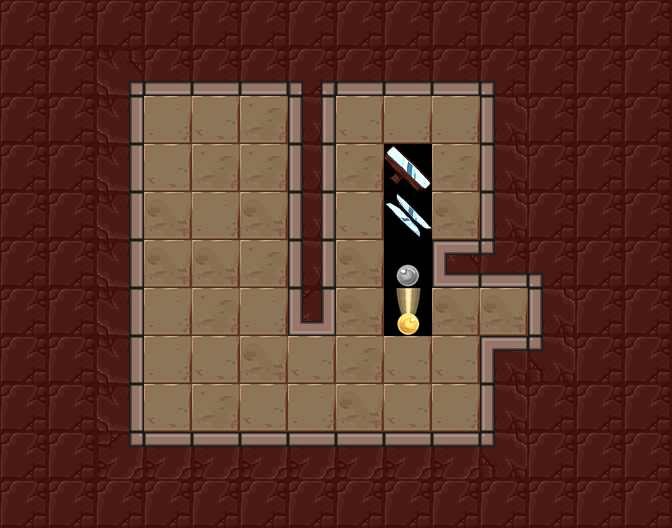

The image is a tile-based game level rendered from a .tmx file. Its description and source (layers, tilesets, objects; grid data summarised) follow:
An orthogonal 14x11 tile map with 48x48 px tiles, 3 tile layers (Floor, Holes, Walls), 6 tilesets and 9 objects (5x mirror, lightSwitch, lightOrb, player_start, exit).

<map version="1.0" orientation="orthogonal" renderorder="right-down" width="14" height="11" tilewidth="48" tileheight="48" nextobjectid="120">
 <tileset firstgid="1" name="walls" tilewidth="48" tileheight="48" tilecount="42">
  <image source="../../images/kongregate_release/wall_sheet.png" width="336" height="288" />
 </tileset>
 <tileset firstgid="43" name="exit" tilewidth="48" tileheight="48" tilecount="12">
  <image source="../../images/kongregate_release/gate_sheet.png" width="192" height="144" />
 </tileset>
 <tileset firstgid="55" name="floors" tilewidth="48" tileheight="48" tilecount="4">
  <image source="../../images/kongregate_release/floor_sheet.png" width="192" height="48" />
 </tileset>
 <tileset firstgid="59" name="holes" tilewidth="48" tileheight="48" tilecount="6">
  <image source="../../images/kongregate_release/hole_sheet.png" width="288" height="48" />
 </tileset>
 <tileset firstgid="65" name="mirrors" tilewidth="48" tileheight="48" tilecount="4">
  <image source="../../images/kongregate_release/mirror_sheet.png" width="96" height="96" />
 </tileset>
 <tileset firstgid="69" name="orb_sheet" tilewidth="48" tileheight="48" tilecount="9">
  <image source="../../images/kongregate_release/orb_sheet.png" width="144" height="144" />
 </tileset>
 <layer name="Floor" width="14" height="11">
  <properties>
   <property name="tileset" value="floors" />
  </properties>
  <data>[154 cells, 40 non-empty, 4 distinct tile ids]</data>
 </layer>
 <layer name="Holes" width="14" height="11">
  <properties>
   <property name="tileset" value="holes" />
  </properties>
  <data>[154 cells, 4 non-empty, 4 distinct tile ids]</data>
 </layer>
 <layer name="Walls" width="14" height="11">
  <properties>
   <property name="tileset" value="walls" />
  </properties>
  <data>[154 cells, 110 non-empty, 15 distinct tile ids]</data>
 </layer>
 <objectgroup name="Objects" visible="0" />
 <objectgroup name="Mirrors">
  <object id="111" type="mirror" gid="66" x="192" y="432" width="48" height="48">
   <properties>
    <property name="sides" value="1" />
   </properties>
  </object>
  <object id="112" type="mirror" gid="2147483714" x="432" y="384" width="48" height="48">
   <properties>
    <property name="sides" value="1" />
   </properties>
  </object>
  <object id="113" type="mirror" gid="3221225538" x="192" y="144" width="48" height="48">
   <properties>
    <property name="sides" value="1" />
   </properties>
  </object>
  <object id="114" type="mirror" gid="3221225538" x="192" y="288" width="48" height="48">
   <properties>
    <property name="sides" value="1" />
   </properties>
  </object>
  <object id="115" type="mirror" gid="2147483714" x="144" y="384" width="48" height="48">
   <properties>
    <property name="sides" value="1" />
   </properties>
  </object>
 </objectgroup>
 <objectgroup name="Light">
  <object id="116" type="lightSwitch" gid="69" x="432" y="192" width="48" height="48" />
  <object id="117" type="lightOrb" gid="73" x="144" y="144" width="48" height="48">
   <properties>
    <property name="direction" value="16" />
   </properties>
  </object>
 </objectgroup>
 <objectgroup color="#141ba4" name="player_start">
  <object id="118" type="player_start" x="240" y="96" width="48" height="48">
   <properties>
    <property name="direction_facing" value="16" />
    <property name="initial_zoom" value="0.7" />
   </properties>
  </object>
 </objectgroup>
 <objectgroup color="#71a400" name="Exit">
  <object id="119" type="exit" gid="43" x="480" y="336" width="48" height="48" />
 </objectgroup>
</map>
